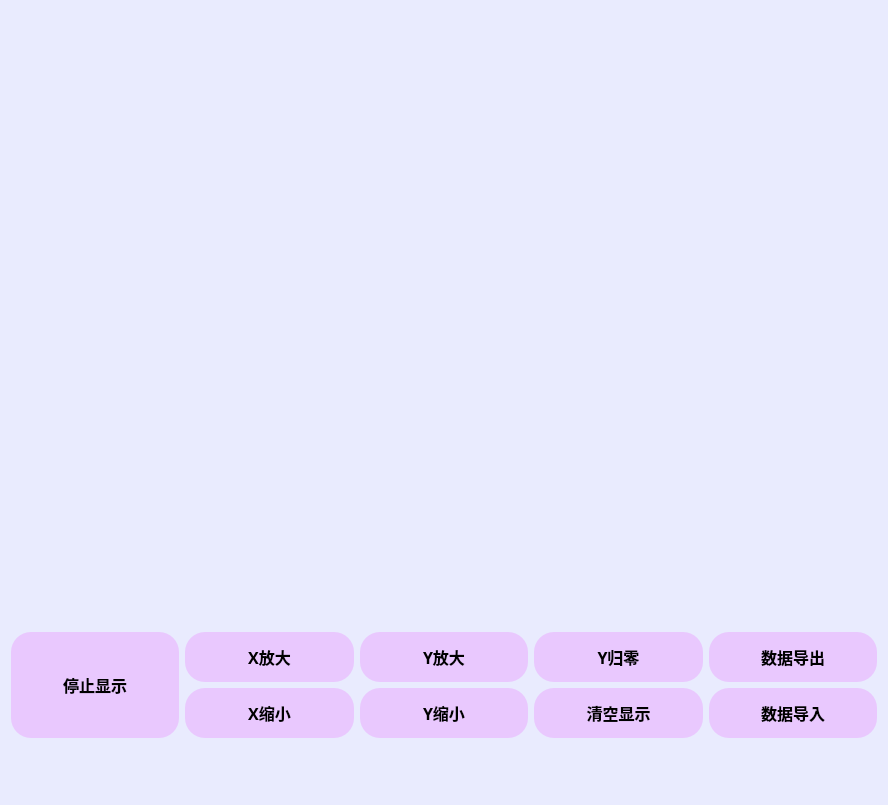
<?xml version="1.0" encoding="UTF-8"?>
<ui version="4.0">
 <class>waveshow</class>
 <widget class="QWidget" name="waveshow">
  <property name="geometry">
   <rect>
    <x>0</x>
    <y>0</y>
    <width>888</width>
    <height>805</height>
   </rect>
  </property>
  <property name="minimumSize">
   <size>
    <width>800</width>
    <height>600</height>
   </size>
  </property>
  <property name="windowTitle">
   <string>Form</string>
  </property>
  <property name="styleSheet">
   <string notr="true">QWidget
{ 
	background-color: rgb(233,235,254); 
	border-radius: 20px; 
	color: rgb(0, 0, 0); 
}</string>
  </property>
  <layout class="QVBoxLayout" name="verticalLayout">
   <item>
    <widget class="QwtPlot" name="qwtPlot">
     <property name="font">
      <font>
       <pointsize>9</pointsize>
      </font>
     </property>
     <property name="frameShape">
      <enum>QFrame::NoFrame</enum>
     </property>
     <property name="frameShadow">
      <enum>QFrame::Plain</enum>
     </property>
    </widget>
   </item>
   <item>
    <layout class="QGridLayout" name="gridLayout">
     <item row="0" column="2">
      <widget class="QPushButton" name="bt_zoominy">
       <property name="sizePolicy">
        <sizepolicy hsizetype="Expanding" vsizetype="Fixed">
         <horstretch>0</horstretch>
         <verstretch>0</verstretch>
        </sizepolicy>
       </property>
       <property name="minimumSize">
        <size>
         <width>100</width>
         <height>50</height>
        </size>
       </property>
       <property name="font">
        <font>
         <family>3ds</family>
         <pointsize>12</pointsize>
         <weight>75</weight>
         <bold>true</bold>
        </font>
       </property>
       <property name="styleSheet">
        <string notr="true">QPushButton 
{ 
	background-color: rgb(233,200,254); 
	border-radius: 20px; 
	color: rgb(0, 0, 0); 
} 
QPushButton:hover 
{ 
	background-color: rgb(200,235,254); 
}</string>
       </property>
       <property name="text">
        <string>Y放大</string>
       </property>
       <property name="icon">
        <iconset resource="Resources.qrc">
         <normaloff>:/image/zoomout.png</normaloff>:/image/zoomout.png</iconset>
       </property>
       <property name="iconSize">
        <size>
         <width>40</width>
         <height>40</height>
        </size>
       </property>
      </widget>
     </item>
     <item row="1" column="1">
      <widget class="QPushButton" name="bt_zoomoutx">
       <property name="sizePolicy">
        <sizepolicy hsizetype="Expanding" vsizetype="Fixed">
         <horstretch>0</horstretch>
         <verstretch>0</verstretch>
        </sizepolicy>
       </property>
       <property name="minimumSize">
        <size>
         <width>100</width>
         <height>50</height>
        </size>
       </property>
       <property name="font">
        <font>
         <family>3ds</family>
         <pointsize>12</pointsize>
         <weight>75</weight>
         <bold>true</bold>
        </font>
       </property>
       <property name="styleSheet">
        <string notr="true">QPushButton 
{ 
	background-color: rgb(233,200,254); 
	border-radius: 20px; 
	color: rgb(0, 0, 0); 
} 
QPushButton:hover 
{ 
	background-color: rgb(200,235,254); 
}</string>
       </property>
       <property name="text">
        <string>X缩小</string>
       </property>
       <property name="icon">
        <iconset resource="Resources.qrc">
         <normaloff>:/image/zoomin.png</normaloff>:/image/zoomin.png</iconset>
       </property>
       <property name="iconSize">
        <size>
         <width>40</width>
         <height>40</height>
        </size>
       </property>
      </widget>
     </item>
     <item row="1" column="3">
      <widget class="QPushButton" name="bt_clearshow">
       <property name="sizePolicy">
        <sizepolicy hsizetype="Expanding" vsizetype="Fixed">
         <horstretch>0</horstretch>
         <verstretch>0</verstretch>
        </sizepolicy>
       </property>
       <property name="minimumSize">
        <size>
         <width>100</width>
         <height>50</height>
        </size>
       </property>
       <property name="font">
        <font>
         <family>3ds</family>
         <pointsize>12</pointsize>
         <weight>75</weight>
         <bold>true</bold>
        </font>
       </property>
       <property name="styleSheet">
        <string notr="true">QPushButton 
{ 
	background-color: rgb(233,200,254); 
	border-radius: 20px; 
	color: rgb(0, 0, 0); 
} 
QPushButton:hover 
{ 
	background-color: rgb(200,235,254); 
}</string>
       </property>
       <property name="text">
        <string>清空显示</string>
       </property>
       <property name="icon">
        <iconset resource="Resources.qrc">
         <normaloff>:/image/sw.png</normaloff>:/image/sw.png</iconset>
       </property>
       <property name="iconSize">
        <size>
         <width>40</width>
         <height>40</height>
        </size>
       </property>
      </widget>
     </item>
     <item row="1" column="2">
      <widget class="QPushButton" name="bt_zoomouty">
       <property name="sizePolicy">
        <sizepolicy hsizetype="Expanding" vsizetype="Fixed">
         <horstretch>0</horstretch>
         <verstretch>0</verstretch>
        </sizepolicy>
       </property>
       <property name="minimumSize">
        <size>
         <width>100</width>
         <height>50</height>
        </size>
       </property>
       <property name="font">
        <font>
         <family>3ds</family>
         <pointsize>12</pointsize>
         <weight>75</weight>
         <bold>true</bold>
        </font>
       </property>
       <property name="styleSheet">
        <string notr="true">QPushButton 
{ 
	background-color: rgb(233,200,254); 
	border-radius: 20px; 
	color: rgb(0, 0, 0); 
} 
QPushButton:hover 
{ 
	background-color: rgb(200,235,254); 
}</string>
       </property>
       <property name="text">
        <string>Y缩小</string>
       </property>
       <property name="icon">
        <iconset resource="Resources.qrc">
         <normaloff>:/image/zoomin.png</normaloff>:/image/zoomin.png</iconset>
       </property>
       <property name="iconSize">
        <size>
         <width>40</width>
         <height>40</height>
        </size>
       </property>
      </widget>
     </item>
     <item row="0" column="1">
      <widget class="QPushButton" name="bt_zoominx">
       <property name="sizePolicy">
        <sizepolicy hsizetype="Expanding" vsizetype="Fixed">
         <horstretch>0</horstretch>
         <verstretch>0</verstretch>
        </sizepolicy>
       </property>
       <property name="minimumSize">
        <size>
         <width>100</width>
         <height>50</height>
        </size>
       </property>
       <property name="font">
        <font>
         <family>3ds</family>
         <pointsize>12</pointsize>
         <weight>75</weight>
         <bold>true</bold>
        </font>
       </property>
       <property name="styleSheet">
        <string notr="true">QPushButton 
{ 
	background-color: rgb(233,200,254); 
	border-radius: 20px; 
	color: rgb(0, 0, 0); 
} 
QPushButton:hover 
{ 
	background-color: rgb(200,235,254); 
}</string>
       </property>
       <property name="text">
        <string>X放大</string>
       </property>
       <property name="icon">
        <iconset resource="Resources.qrc">
         <normaloff>:/image/zoomout.png</normaloff>:/image/zoomout.png</iconset>
       </property>
       <property name="iconSize">
        <size>
         <width>40</width>
         <height>40</height>
        </size>
       </property>
      </widget>
     </item>
     <item row="0" column="0" rowspan="2">
      <widget class="QPushButton" name="bt_startshow">
       <property name="sizePolicy">
        <sizepolicy hsizetype="Expanding" vsizetype="Expanding">
         <horstretch>0</horstretch>
         <verstretch>0</verstretch>
        </sizepolicy>
       </property>
       <property name="minimumSize">
        <size>
         <width>100</width>
         <height>50</height>
        </size>
       </property>
       <property name="font">
        <font>
         <family>3ds</family>
         <pointsize>12</pointsize>
         <weight>75</weight>
         <bold>true</bold>
        </font>
       </property>
       <property name="styleSheet">
        <string notr="true">QPushButton 
{ 
	background-color: rgb(233,200,254); 
	border-radius: 20px; 
	color: rgb(0, 0, 0); 
} 
QPushButton:hover 
{ 
	background-color: rgb(200,235,254); 
}</string>
       </property>
       <property name="text">
        <string>停止显示</string>
       </property>
       <property name="icon">
        <iconset resource="Resources.qrc">
         <normaloff>:/image/show.png</normaloff>:/image/show.png</iconset>
       </property>
       <property name="iconSize">
        <size>
         <width>40</width>
         <height>40</height>
        </size>
       </property>
      </widget>
     </item>
     <item row="0" column="3">
      <widget class="QPushButton" name="bt_zoominy_zero">
       <property name="sizePolicy">
        <sizepolicy hsizetype="Expanding" vsizetype="Fixed">
         <horstretch>0</horstretch>
         <verstretch>0</verstretch>
        </sizepolicy>
       </property>
       <property name="minimumSize">
        <size>
         <width>100</width>
         <height>50</height>
        </size>
       </property>
       <property name="font">
        <font>
         <family>3ds</family>
         <pointsize>12</pointsize>
         <weight>75</weight>
         <bold>true</bold>
        </font>
       </property>
       <property name="styleSheet">
        <string notr="true">QPushButton 
{ 
	background-color: rgb(233,200,254); 
	border-radius: 20px; 
	color: rgb(0, 0, 0); 
} 
QPushButton:hover 
{ 
	background-color: rgb(200,235,254); 
}</string>
       </property>
       <property name="text">
        <string>Y归零</string>
       </property>
       <property name="icon">
        <iconset resource="Resources.qrc">
         <normaloff>:/image/tozero.png</normaloff>:/image/tozero.png</iconset>
       </property>
       <property name="iconSize">
        <size>
         <width>40</width>
         <height>40</height>
        </size>
       </property>
      </widget>
     </item>
     <item row="0" column="4">
      <widget class="QPushButton" name="bt_export">
       <property name="sizePolicy">
        <sizepolicy hsizetype="Expanding" vsizetype="Fixed">
         <horstretch>0</horstretch>
         <verstretch>0</verstretch>
        </sizepolicy>
       </property>
       <property name="minimumSize">
        <size>
         <width>100</width>
         <height>50</height>
        </size>
       </property>
       <property name="font">
        <font>
         <family>3ds</family>
         <pointsize>12</pointsize>
         <weight>75</weight>
         <bold>true</bold>
        </font>
       </property>
       <property name="styleSheet">
        <string notr="true">QPushButton 
{ 
	background-color: rgb(233,200,254); 
	border-radius: 20px; 
	color: rgb(0, 0, 0); 
} 
QPushButton:hover 
{ 
	background-color: rgb(200,235,254); 
}</string>
       </property>
       <property name="text">
        <string>数据导出</string>
       </property>
       <property name="icon">
        <iconset resource="Resources.qrc">
         <normaloff>:/image/export.png</normaloff>:/image/export.png</iconset>
       </property>
       <property name="iconSize">
        <size>
         <width>40</width>
         <height>40</height>
        </size>
       </property>
      </widget>
     </item>
     <item row="1" column="4">
      <widget class="QPushButton" name="bt_import">
       <property name="sizePolicy">
        <sizepolicy hsizetype="Expanding" vsizetype="Fixed">
         <horstretch>0</horstretch>
         <verstretch>0</verstretch>
        </sizepolicy>
       </property>
       <property name="minimumSize">
        <size>
         <width>100</width>
         <height>50</height>
        </size>
       </property>
       <property name="font">
        <font>
         <family>3ds</family>
         <pointsize>12</pointsize>
         <weight>75</weight>
         <bold>true</bold>
        </font>
       </property>
       <property name="styleSheet">
        <string notr="true">QPushButton 
{ 
	background-color: rgb(233,200,254); 
	border-radius: 20px; 
	color: rgb(0, 0, 0); 
} 
QPushButton:hover 
{ 
	background-color: rgb(200,235,254); 
}</string>
       </property>
       <property name="text">
        <string>数据导入</string>
       </property>
       <property name="icon">
        <iconset resource="Resources.qrc">
         <normaloff>:/image/import.png</normaloff>:/image/import.png</iconset>
       </property>
       <property name="iconSize">
        <size>
         <width>40</width>
         <height>40</height>
        </size>
       </property>
      </widget>
     </item>
     <item row="2" column="0" colspan="5">
      <widget class="QPlainTextEdit" name="qwtshow">
       <property name="sizePolicy">
        <sizepolicy hsizetype="Expanding" vsizetype="Minimum">
         <horstretch>0</horstretch>
         <verstretch>0</verstretch>
        </sizepolicy>
       </property>
       <property name="minimumSize">
        <size>
         <width>0</width>
         <height>0</height>
        </size>
       </property>
       <property name="maximumSize">
        <size>
         <width>16777215</width>
         <height>50</height>
        </size>
       </property>
      </widget>
     </item>
    </layout>
   </item>
  </layout>
 </widget>
 <customwidgets>
  <customwidget>
   <class>QwtPlot</class>
   <extends>QFrame</extends>
   <header>qwt_plot.h</header>
   <container>1</container>
  </customwidget>
 </customwidgets>
 <resources>
  <include location="Resources.qrc"/>
 </resources>
 <connections/>
</ui>
